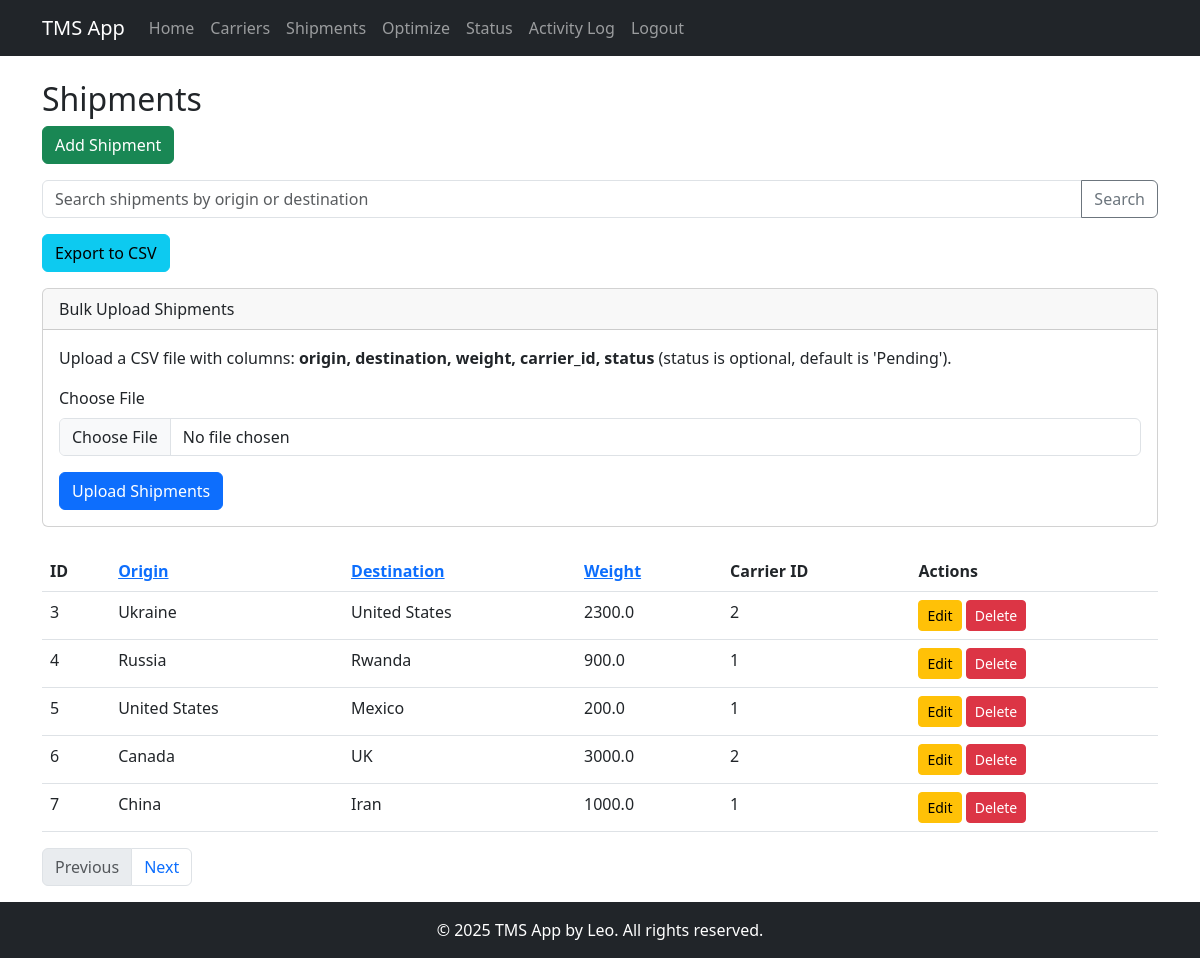
The page /shipments (signed in) on the database its author committed.
### app/models.py (models this page shows, shortened)
class Shipment(db.Model):
    id = db.Column(db.Integer, primary_key=True)
    origin = db.Column(db.String(128))
    destination = db.Column(db.String(128))
    weight = db.Column(db.Float)
    carrier_id = db.Column(db.Integer, db.ForeignKey('carrier.id'))
    status = db.Column(db.String(64), default='Pending')  # New field for shipment status

### app/routes.py (the view)
@bp.route('/shipments')
@login_required
def shipments():
    page = request.args.get('page', 1, type=int)
    query = request.args.get('q', '')
    sort_by = request.args.get('sort', 'id')  # Default sort column is 'id'
    order = request.args.get('order', 'asc')   # Default sort order is ascending
    sort_column = getattr(Shipment, sort_by, Shipment.id)
    if order == 'desc':
        sort_column = sort_column.desc()
    else:
        sort_column = sort_column.asc()
    if query:
        shipments_pagination = Shipment.query.filter(
            (Shipment.origin.ilike(f'%{query}%')) |
            (Shipment.destination.ilike(f'%{query}%'))
        ).order_by(sort_column).paginate(page=page, per_page=5, error_out=False)
    else:
        shipments_pagination = Shipment.query.order_by(sort_column).paginate(page=page, per_page=5, error_out=False)
    return render_template(
        'shipments.html',
        shipments=shipments_pagination.items,
        pagination=shipments_pagination,
        query=query,
        sort_by=sort_by,
        order=order
    )

### app/__init__.py (called while the page is built)
@login.user_loader
def load_user(user_id):
    return User.query.get(int(user_id))

### app/templates/shipments.html
{% extends "base.html" %}
{% block content %}
<h2>Shipments</h2>
<div class="mb-3">
    <a href="{{ url_for('routes.add_shipment') }}" class="btn btn-success">Add Shipment</a>
</div>
<form method="get" action="{{ url_for('routes.shipments') }}" class="mb-3">
    <div class="input-group">
        <input type="text" name="q" value="{{ query }}" class="form-control" placeholder="Search shipments by origin or destination">
        <button class="btn btn-outline-secondary" type="submit">Search</button>
    </div>
</form>
<div class="mb-3">
    <a href="{{ url_for('routes.export_shipments') }}" class="btn btn-info">Export to CSV</a>
</div>
{% if current_user.is_authenticated and current_user.role == 'admin' %}
  <div class="card mb-4">
    <div class="card-header">
      Bulk Upload Shipments
    </div>
    <div class="card-body">
      <p>
        Upload a CSV file with columns: <strong>origin, destination, weight, carrier_id, status</strong>
        (status is optional, default is 'Pending').
      </p>
      <form method="post" action="{{ url_for('routes.upload_shipments') }}" enctype="multipart/form-data">
        <div class="mb-3">
          <label for="file" class="form-label">Choose File</label>
          <input type="file" class="form-control" id="file" name="file" required>
        </div>
        <button type="submit" class="btn btn-primary">Upload Shipments</button>
      </form>
    </div>
  </div>
{% endif %}
{% if shipments %}
    <table class="table">
        <thead>
            <tr>
                <th>ID</th>
                <th>
                    <a href="{{ url_for('routes.shipments', sort='origin', order='desc' if sort_by == 'origin' and order == 'asc' else 'asc', q=query) }}">
                        Origin
                    </a>
                </th>
                <th>
                    <a href="{{ url_for('routes.shipments', sort='destination', order='desc' if sort_by == 'destination' and order == 'asc' else 'asc', q=query) }}">
                        Destination
                    </a>
                </th>
                <th>
                    <a href="{{ url_for('routes.shipments', sort='weight', order='desc' if sort_by == 'weight' and order == 'asc' else 'asc', q=query) }}">
                        Weight
                    </a>
                </th>
                <th>Carrier ID</th>
                {% if current_user.is_authenticated and current_user.role == 'admin' %}
                <th>Actions</th>
                {% endif %}
            </tr>
        </thead>
        <tbody>
        {% for shipment in shipments %}
            <tr>
                <td>{{ shipment.id }}</td>
                <td>{{ shipment.origin }}</td>
                <td>{{ shipment.destination }}</td>
                <td>{{ shipment.weight }}</td>
                <td>{{ shipment.carrier_id }}</td>
                {% if current_user.is_authenticated and current_user.role == 'admin' %}
                <td>
                    <a href="{{ url_for('routes.edit_shipment', shipment_id=shipment.id) }}" class="btn btn-sm btn-warning">Edit</a>
                    <form action="{{ url_for('routes.delete_shipment', shipment_id=shipment.id) }}" method="post" style="display:inline;">
                        <button type="submit" class="btn btn-sm btn-danger" onclick="return confirm('Are you sure you want to delete this shipment?');">Delete</button>
                    </form>
                </td>
                {% endif %}
            </tr>
        {% endfor %}
        </tbody>
    </table>
    <nav aria-label="Page navigation">
        <ul class="pagination">
            {% if pagination.has_prev %}
                <li class="page-item">
                    <a class="page-link" href="{{ url_for('routes.shipments', page=pagination.prev_num, sort=sort_by, order=order, q=query) }}">Previous</a>
                </li>
            {% else %}
                <li class="page-item disabled">
                    <span class="page-link">Previous</span>
                </li>
            {% endif %}
            {% if pagination.has_next %}
                <li class="page-item">
                    <a class="page-link" href="{{ url_for('routes.shipments', page=pagination.next_num, sort=sort_by, order=order, q=query) }}">Next</a>
                </li>
            {% else %}
                <li class="page-item disabled">
                    <span class="page-link">Next</span>
                </li>
            {% endif %}
        </ul>
    </nav>
{% else %}
    <p>No shipments found.</p>
{% endif %}
{% endblock %}

### app/templates/base.html (shortened to what this page needs)
<!DOCTYPE html>
<html lang="en">
<head>
    <link rel="stylesheet" href="https://cdn.jsdelivr.net/npm/bootstrap@5.3.0/dist/css/bootstrap.min.css">
</head>
<body>
    <nav class="navbar navbar-expand-lg navbar-dark bg-dark mb-4">
        <div class="container">
                 {% if current_user.is_authenticated %}
            <a class="navbar-brand" href="{{ url_for('routes.index') }}">TMS App</a>
        {% else %}
            <a class="navbar-brand" href="{{ url_for('routes.home') }}">TMS App</a>
        {% endif %}
        <div class="collapse navbar-collapse">
                <ul class="navbar-nav me-auto">
                    {% if current_user.is_authenticated %}
                        <li class="nav-item"><a class="nav-link" href="{{ url_for('routes.index') }}">Home</a></li>
                        <li class="nav-item"><a class="nav-link" href="{{ url_for('routes.carriers') }}">Carriers</a></li>
                        <li class="nav-item"><a class="nav-link" href="{{ url_for('routes.shipments') }}">Shipments</a></li>
                        <li class="nav-item"><a class="nav-link" href="{{ url_for('routes.optimize') }}">Optimize</a></li>
                        <li class="nav-item"><a class="nav-link" href="{{ url_for('routes.track_shipments') }}">Status</a></li>
                        {% if current_user.role == 'admin' %}
                            <li class="nav-item"><a class="nav-link" href="{{ url_for('routes.activity_logs') }}">Activity Log</a></li>
                        {% endif %}
                    <li class="nav-item"><a class="nav-link" href="{{ url_for('routes.logout') }}">Logout</a></li>
                    {% endif %}
                </ul>
            </div>
        </div>
    </nav>
    <div class="container">
        {% block content %}{% endblock %}
    </div>
    <footer class="footer mt-auto py-3 bg-dark text-white">
      <div class="container text-center">
          <span>&copy; 2025 TMS App by Leo. All rights reserved.</span>
      </div>
    </footer>
</body>
</html>

### app/templates/base.html (style rules this page uses)
html, body { height: 100%; margin: 0; }
body { display: flex; flex-direction: column; }
.footer { background-color: #343a40; color: white; padding: 1rem 0; text-align: center; }

### rows shown on the page
Shipment: id "3", origin "Ukraine", destination "United States", weight "2300.0", carrier_id "2"
Shipment: id "4", origin "Russia", destination "Rwanda", weight "900.0", carrier_id "1"
Shipment: id "5", origin "United States", destination "Mexico", weight "200.0", carrier_id "1"
Shipment: id "6", origin "Canada", destination "UK", weight "3000.0", carrier_id "2"
Shipment: id "7", origin "China", destination "Iran", weight "1000.0", carrier_id "1"
